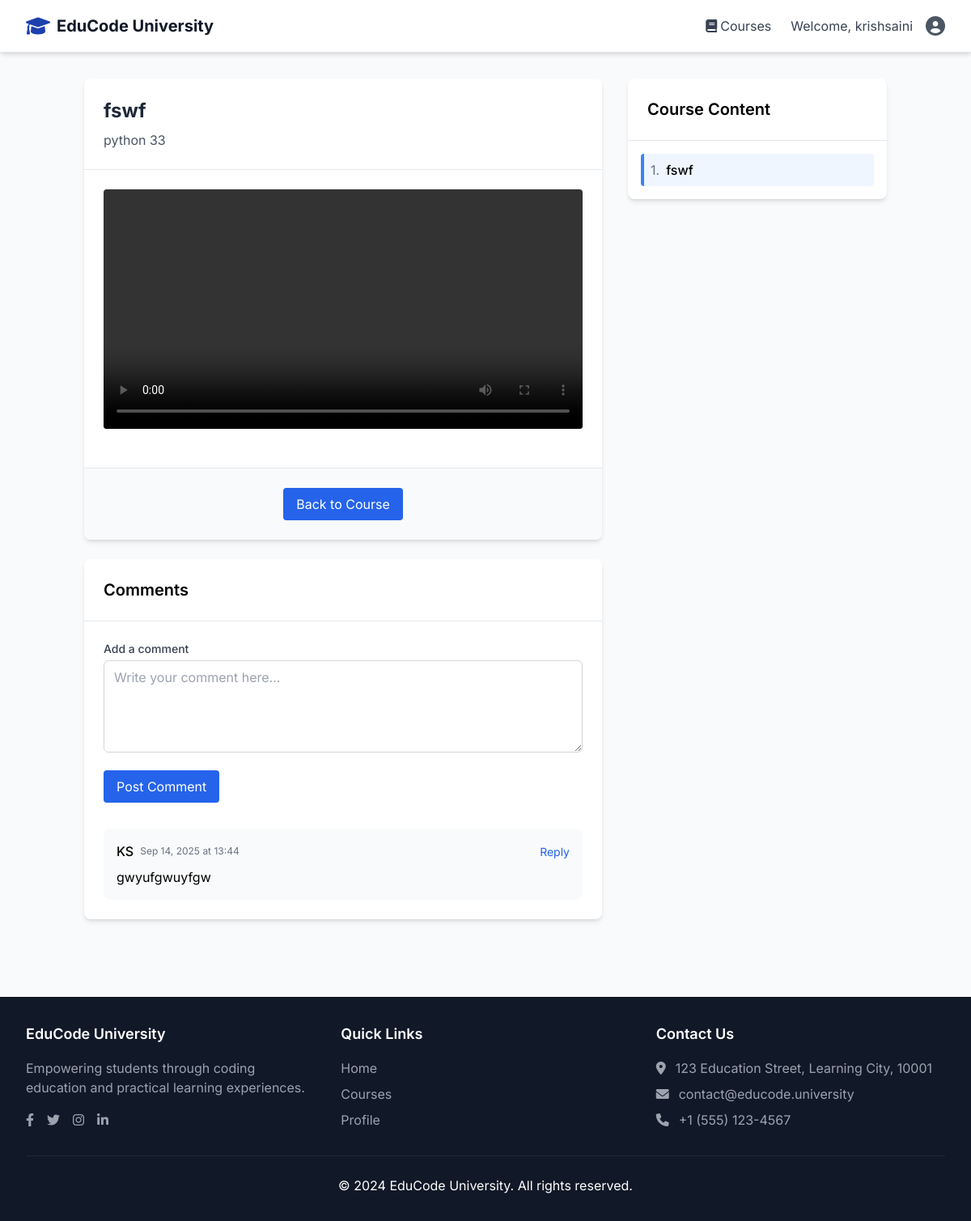
The app's page /courses/lectures/3/ (signed in) with its own data.
### accounts/models.py (models this page shows, shortened)
class User(AbstractUser):
    ROLE_CHOICES = [
        ('student', 'Student'),
        ('teacher', 'Teacher'),
        ('admin', 'Admin'),
    ]
    role = models.CharField(max_length=10, choices=ROLE_CHOICES, default='student')
    phone = models.CharField(max_length=15, blank=True, null=True)
    bio = models.TextField(blank=True, null=True)
    profile_picture = models.ImageField(upload_to='profile_pics/', blank=True, null=True)
    university_id = models.CharField(max_length=20, blank=True, null=True)
    department = models.CharField(max_length=100, blank=True, null=True)
    created_at = models.DateTimeField(auto_now_add=True)
    updated_at = models.DateTimeField(auto_now=True)

### courses/models.py (models this page shows, shortened)
class Lecture(models.Model):
    CONTENT_TYPE_CHOICES = [
        ('video', 'Video'),
        ('text', 'Text'),
        ('pdf', 'PDF'),
        ('interactive', 'Interactive Content')
    ]
    course = models.ForeignKey(Course, on_delete=models.CASCADE, related_name='lectures')
    title = models.CharField(max_length=200)
    description = models.TextField(blank=True)
    content_type = models.CharField(max_length=20, choices=CONTENT_TYPE_CHOICES)
    content_url = models.URLField(blank=True, null=True)  # For video links
    content_file = models.FileField(upload_to='lecture_content/', blank=True, null=True)
    video_file = models.FileField(upload_to='lecture_videos/', blank=True, null=True,
                                 validators=[FileExtensionValidator(allowed_extensions=['mp4', 'avi', 'mov', 'wmv', 'flv', 'webm'])])  # For direct video uploads
    content_text = models.TextField(blank=True, null=True)  # For text content
    order = models.PositiveIntegerField(default=0)
    duration_minutes = models.IntegerField(default=0)  # For videos
    is_free = models.BooleanField(default=False)  # Some lectures can be free preview
    created_at = models.DateTimeField(auto_now_add=True)
    class Meta:
        ordering = ['order']

class Course(models.Model):
    title = models.CharField(max_length=200)
    description = models.TextField()
    instructor = models.ForeignKey(
        settings.AUTH_USER_MODEL,
        on_delete=models.CASCADE,
        related_name='courses_taught',
        limit_choices_to={'role': 'teacher'}
    )
    thumbnail = models.ImageField(upload_to='course_thumbnails/', blank=True, null=True)
    code = models.CharField(max_length=20, unique=True)  # e.g., CS101, MATH201
    credits = models.IntegerField(default=3)
    duration_weeks = models.IntegerField(default=16)
    difficulty_level = models.CharField(
        max_length=20,
        choices=[
            ('beginner', 'Beginner'),
            ('intermediate', 'Intermediate'),
            ('advanced', 'Advanced')
        ],
        default='beginner'
    )
    programming_language = models.CharField(
        max_length=50,
        choices=[
            ('python', 'Python'),
            ('java', 'Java'),
            ('cpp', 'C++'),
            ('c', 'C'),
            ('javascript', 'JavaScript'),
            ('multiple', 'Multiple Languages')
        ],
        default='python'
    )
    price = models.DecimalField(max_digits=10, decimal_places=2, default=0.00)
    is_free = models.BooleanField(default=False)
    category = models.CharField(
        max_length=50,
        choices=[
            ('programming', 'Programming'),
            ('data_science', 'Data Science'),
            ('web_development', 'Web Development'),
            ('mobile_development', 'Mobile Development'),
            ('devops', 'DevOps'),
            ('design', 'Design'),
            ('business', 'Business'),
            ('other', 'Other')
        ],
        default='programming'
    )
    is_active = models.BooleanField(default=True)
    enrollment_limit = models.IntegerField(default=50)
    start_date = models.DateField()
    end_date = models.DateField()
    created_at = models.DateTimeField(auto_now_add=True)
    updated_at = models.DateTimeField(auto_now=True)

class Comment(models.Model):
    lecture = models.ForeignKey(Lecture, on_delete=models.CASCADE, related_name='comments')
    student = models.ForeignKey(settings.AUTH_USER_MODEL, on_delete=models.CASCADE)
    parent = models.ForeignKey('self', on_delete=models.CASCADE, null=True, blank=True, related_name='replies')
    content = models.TextField()
    created_at = models.DateTimeField(auto_now_add=True)
    updated_at = models.DateTimeField(auto_now=True)
    is_approved = models.BooleanField(default=True)  # For moderation
    class Meta:
        ordering = ['-created_at']

### courses/views.py (the view, shortened to what this page needs)
# urls.py: path('lectures/<int:lecture_id>/', views.view_lecture, name='view_lecture'),
@login_required
def view_lecture(request, lecture_id):
    lecture = get_object_or_404(Lecture, id=lecture_id)
    course = lecture.course
    is_enrolled = False
    if request.user.role == 'student':
        is_enrolled = Enrollment.objects.filter(student=request.user, course=course).exists()
        if not is_enrolled and request.user != course.instructor and not request.user.is_staff:
            return redirect('courses:course_detail', course_id=course.id)
    all_lectures = Lecture.objects.filter(course=course).order_by('order')
    lecture_progress = None
    comments = Comment.objects.filter(lecture=lecture).order_by('created_at')
    context = {
        'lecture': lecture,
        'course': course,
        'all_lectures': all_lectures,
        'lecture_progress': lecture_progress,
        'comments': comments,
        'comment_form': CommentForm()
    }
    return render(request, 'courses/lecture_detail.html', context)

### courses/templates/courses/lecture_detail.html (shortened to what this page needs)
{% extends 'base.html' %}
{% load dict_utils %}
{% block content %}
<div class="container mx-auto px-4 py-8">
    <div class="flex flex-col lg:flex-row gap-8">
        <div class="lg:w-2/3">
            <div class="bg-white rounded-lg shadow-md overflow-hidden mb-6">
                <div class="p-6 border-b border-gray-200">
                    <h1 class="text-2xl font-bold text-gray-800">{{ lecture.title }}</h1>
                    <p class="text-gray-600 mt-2">{{ lecture.course.title }}</p>
                </div>
                <div class="p-6">
                    {% if lecture.content_type == 'video' and lecture.video_file %}
                        <div class="aspect-w-16 aspect-h-9 mb-6">
                            <video controls class="w-full h-auto rounded">
                                <source src="{{ lecture.video_file.url }}" type="video/mp4">
                            </video>
                        </div>
                    {% endif %}
                </div>
                <div class="p-6 bg-gray-50 border-t border-gray-200 flex justify-between">
                    <a href="{% url 'courses:course_detail' course_id=lecture.course.id %}"
                       class="bg-blue-600 hover:bg-blue-700 text-white py-2 px-4 rounded">
                        Back to Course
                    </a>
                </div>
            </div>
            <div class="bg-white rounded-lg shadow-md overflow-hidden">
                <div class="p-6 border-b border-gray-200">
                    <h2 class="text-xl font-semibold">Comments</h2>
                </div>
                <div class="p-6">
                    <form method="post" action="{% url 'courses:add_comment' lecture_id=lecture.id %}" class="mb-8">
                        <div class="mb-4">
                            <label for="id_content" class="block text-sm font-medium text-gray-700 mb-1">Add a comment</label>
                            <textarea name="content" id="id_content" rows="4" class="w-full px-3 py-2 border border-gray-300 rounded-md focus:outline-none focus:ring-2 focus:ring-blue-500 focus:border-transparent" placeholder="Write your comment here...">{{ form.content.value|default:'' }}</textarea>
                        </div>
                        <button type="submit" class="bg-blue-600 hover:bg-blue-700 text-white py-2 px-4 rounded">
                            Post Comment
                        </button>
                    </form>
                    {% if comments %}
                        <div class="space-y-6">
                            {% for comment in comments %}
                                <div class="bg-gray-50 p-4 rounded-lg" id="comment-{{ comment.id }}">
                                    <div class="flex justify-between items-start">
                                        <div class="flex items-center">
                                            <div class="font-medium">{{ comment.student.get_full_name|default:comment.student.username }}</div>
                                            <div class="text-xs text-gray-500 ml-2">{{ comment.created_at|date:"M d, Y" }} at {{ comment.created_at|time:"H:i" }}</div>
                                        </div>
                                        <div>
                                            <button class="text-blue-600 hover:text-blue-800 text-sm reply-btn" data-comment-id="{{ comment.id }}">
                                                Reply
                                            </button>
                                        </div>
                                    </div>
                                    <div class="mt-2">
                                        <p>{{ comment.content }}</p>
                                    </div>
                                </div>
                            {% endfor %}
                        </div>
                    {% else %}
                        <div class="text-center py-8 text-gray-500">
                            <p>No comments yet. Be the first to comment!</p>
                        </div>
                    {% endif %}
                </div>
            </div>
        </div>
        <div class="lg:w-1/3">
            <div class="bg-white rounded-lg shadow-md overflow-hidden sticky top-4">
                <div class="p-6 border-b border-gray-200">
                    <h2 class="text-xl font-semibold">Course Content</h2>
                </div>
                <div class="p-4 max-h-[600px] overflow-y-auto">
                    <ul class="space-y-2">
                        {% for course_lecture in lecture.course.lectures.all %}
                            <li class="{% if course_lecture.id == lecture.id %}bg-blue-50 border-l-4 border-blue-500{% endif %} p-2 rounded hover:bg-gray-50">
                                <a href="{% url 'courses:view_lecture' lecture_id=course_lecture.id %}" class="flex items-center">
                                    <span class="mr-2 text-gray-500">{{ forloop.counter }}.</span>
                                    <span class="{% if course_lecture.id == lecture.id %}font-medium{% endif %}">{{ course_lecture.title }}</span>
                                </a>
                            </li>
                        {% endfor %}
                    </ul>
                </div>
            </div>
        </div>
    </div>
</div>
{% endblock %}

### templates/base.html (shortened to what this page needs)
<!DOCTYPE html>
<html lang="en">
<head>
    <script src="https://cdn.tailwindcss.com"></script>
    <link href="https://cdnjs.cloudflare.com/ajax/libs/font-awesome/6.0.0/css/all.min.css" rel="stylesheet">
</head>
<body class="bg-gray-50 min-h-screen">
    <nav class="bg-white shadow-md border-b sticky top-0 z-50 transition-all duration-300">
        <div class="max-w-7xl mx-auto px-4 sm:px-6 lg:px-8">
            <div class="flex justify-between h-16">
                <div class="flex items-center">
                    <a href="{% url 'home' %}" class="flex items-center space-x-2 hover-scale">
                        <i class="fas fa-graduation-cap text-2xl text-primary"></i>
                        <span class="text-xl font-bold text-gray-900">EduCode University</span>
                    </a>
                </div>
                <div class="hidden md:flex items-center space-x-6">
                    {% if user.is_authenticated %}
                        <a href="{% url 'courses:course_list' %}" class="text-gray-700 hover:text-primary flex items-center space-x-1 transition duration-300 ease-in-out hover:scale-105">
                            <i class="fas fa-book"></i>
                            <span>Courses</span>
                        </a>
                        <div class="flex items-center space-x-4">
                            <span class="text-gray-700 hidden lg:inline">Welcome, {{ user.username }}</span>
                            <div class="relative">
                                <button type="button" class="flex items-center text-sm rounded-full focus:outline-none focus:ring-2 focus:ring-offset-2 focus:ring-primary transition duration-300 ease-in-out hover:scale-105" id="user-menu-button">
                                    <i class="fas fa-user-circle text-2xl text-gray-600"></i>
                                </button>
                            </div>
                        </div>
                    {% endif %}
                </div>
            </div>
        </div>
    </nav>
    <main class="animate-fade-in">
        {% block content %}
        {% endblock %}
    </main>
    <footer class="bg-gray-900 text-white mt-16">
        <div class="max-w-7xl mx-auto px-4 sm:px-6 lg:px-8 py-8">
            <div class="grid grid-cols-1 md:grid-cols-3 gap-8 mb-8">
                <div>
                    <h3 class="text-lg font-semibold mb-4 text-white">EduCode University</h3>
                    <p class="text-gray-400 mb-4">Empowering students through coding education and practical learning experiences.</p>
                    <div class="flex space-x-4">
                        <a href="#" class="text-gray-400 hover:text-white transition-colors duration-300">
                            <i class="fab fa-facebook-f"></i>
                        </a>
                        <a href="#" class="text-gray-400 hover:text-white transition-colors duration-300">
                            <i class="fab fa-twitter"></i>
                        </a>
                        <a href="#" class="text-gray-400 hover:text-white transition-colors duration-300">
                            <i class="fab fa-instagram"></i>
                        </a>
                        <a href="#" class="text-gray-400 hover:text-white transition-colors duration-300">
                            <i class="fab fa-linkedin-in"></i>
                        </a>
                    </div>
                </div>
                <div>
                    <h3 class="text-lg font-semibold mb-4 text-white">Quick Links</h3>
                    <ul class="space-y-2">
                        <li><a href="{% url 'home' %}" class="text-gray-400 hover:text-white transition-colors duration-300">Home</a></li>
                        <li><a href="{% url 'courses:course_list' %}" class="text-gray-400 hover:text-white transition-colors duration-300">Courses</a></li>
                        {% if user.is_authenticated %}
                            <li><a href="{% url 'accounts:profile' %}" class="text-gray-400 hover:text-white transition-colors duration-300">Profile</a></li>
                        {% else %}
                            <li><a href="{% url 'accounts:login' %}" class="text-gray-400 hover:text-white transition-colors duration-300">Login</a></li>
                            <li><a href="{% url 'accounts:register' %}" class="text-gray-400 hover:text-white transition-colors duration-300">Register</a></li>
                        {% endif %}
                    </ul>
                </div>
                <div>
                    <h3 class="text-lg font-semibold mb-4 text-white">Contact Us</h3>
                    <ul class="space-y-2 text-gray-400">
                        <li class="flex items-start">
                            <i class="fas fa-map-marker-alt mt-1 mr-3"></i>
                            <span>123 Education Street, Learning City, 10001</span>
                        </li>
                        <li class="flex items-center">
                            <i class="fas fa-envelope mr-3"></i>
                            <span>contact@educode.university</span>
                        </li>
                        <li class="flex items-center">
                            <i class="fas fa-phone mr-3"></i>
                            <span>+1 (555) 123-4567</span>
                        </li>
                    </ul>
                </div>
            </div>
            <div class="border-t border-gray-800 pt-6 text-center">
                <p>&copy; 2024 EduCode University. All rights reserved.</p>
            </div>
        </div>
    </footer>
</body>
</html>

### records on screen
User: username "krishsaini"
Lecture: title "fswf", course "python 33"
Comment: student.get_full_name "KS", created_at "Sep 14, 2025", created_at "13:44", content "gwyufgwuyfgw"
